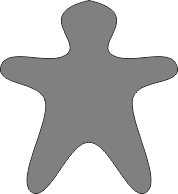
#> input picture games/people/design/src/person_grey.png, 178 x 194 px
$ python make_icons.py
#> lines starting #> are read from the running program, lines starting #| are printed output that depends on the picture
"""Draws the People gameplay icons as one sprite sheet: bga/img/icons.png.  Run:  python3 games/people/design/make_icons.py

The shapes copy the physical pieces (see pic9479451.webp and pic9479452.webp):
- 3D-shaded resin factories with sawtooth roofs and conical chimney in four player colours.
- Cute orange bulldozer truck miniature with cab, scoop blade, and tracks.
- Black curved riot police shield with viewing visor slit.
- Star-shaped grey person meeple.
- Wooden orange bitcoin token disc.
- Concrete roadblock barrier.

Sheet layout: 9 columns x 2 rows of 128 px cells.
  columns: 0 factory red, 1 blue, 2 yellow, 3 green, 4 bulldozer, 5 police shield, 6 human, 7 bitcoin, 8 roadblock
  row 0: factories carry their colour-blind shape mark (red triangle, blue square, yellow diamond, green circle)
  row 1: the same without the mark (preference 100 off); the other columns are identical in both rows
people.css addresses cells with --i (column) and --r (row).
"""
import math
from pathlib import Path

from PIL import Image, ImageDraw, ImageFilter, ImageFont

GAME = Path(__file__).resolve().parent.parent
OUT = GAME / 'bga' / 'img' / 'icons.png'
SRC_PERSON = Path(__file__).resolve().parent / 'src' / 'person_grey.png'

CELL = 128
SS = 4  # supersampling
W = CELL * SS
INK = (20, 20, 22, 255)

COLOURS = {
    'red': {'base': (216, 44, 32), 'light': (242, 92, 80), 'dark': (152, 24, 16)},
    'blue': {'base': (32, 100, 216), 'light': (82, 146, 246), 'dark': (18, 66, 160)},
    'yellow': {'base': (228, 182, 22), 'light': (250, 216, 72), 'dark': (174, 134, 8)},
    'green': {'base': (44, 142, 58), 'light': (78, 182, 92), 'dark': (26, 96, 36)},
}

ORANGE = {'base': (240, 126, 18), 'light': (255, 162, 54), 'dark': (186, 84, 8), 'chassis': (48, 46, 44)}
FONT = '/usr/share/fonts/truetype/dejavu/DejaVuSans-Bold.ttf'


def u(v):
    return v * SS


def pts(points):
    return [(u(x), u(y)) for x, y in points]


def blank():
    im = Image.new('RGBA', (W, W), (0, 0, 0, 0))
    return im, ImageDraw.Draw(im)


def mark(d, shape, cx, cy, k):
    white = (255, 255, 255, 255)
    border = (20, 20, 20, 220)
    bw = int(u(1.5))
    if shape == 'red':
        d.polygon(pts([(cx, cy - k), (cx + k, cy + k * 0.8), (cx - k, cy + k * 0.8)]), fill=white, outline=border, width=bw)
    elif shape == 'blue':
        d.rectangle([u(cx - k * 0.82), u(cy - k * 0.82), u(cx + k * 0.82), u(cy + k * 0.82)], fill=white, outline=border, width=bw)
    elif shape == 'yellow':
        d.polygon(pts([(cx, cy - k), (cx + k, cy), (cx, cy + k), (cx - k, cy)]), fill=white, outline=border, width=bw)
    else:
        d.ellipse([u(cx - k * 0.85), u(cy - k * 0.85), u(cx + k * 0.85), u(cy + k * 0.85)], fill=white, outline=border, width=bw)


def factory(colour_name, with_mark):
    """3D-shaded resin factory miniature: conical chimney on left, 3 sawtooth ridges with lit facets."""
    c = COLOURS[colour_name]
    base, light, dark = c['base'] + (255,), c['light'] + (255,), c['dark'] + (255,)
    im, d = blank()

    # 1. Base building body
    d.rectangle([u(10), u(74), u(118), u(114)], fill=base)
    # Bottom shadow on base
    d.rectangle([u(10), u(108), u(118), u(114)], fill=dark)

    # 2. Conical chimney on the left
    d.polygon(pts([(10, 76), (16, 14), (23, 14), (23, 76)]), fill=light)
    d.polygon(pts([(23, 14), (28, 14), (32, 76), (23, 76)]), fill=dark)
    d.ellipse([u(16), u(11), u(28), u(17)], fill=light, outline=dark, width=int(u(1)))

    # 3. Sawtooth roofs (3 teeth)
    teeth = [(36, 62), (62, 88), (88, 114)]
    for x0, x1 in teeth:
        # Sloped roof (light reflection)
        d.polygon(pts([(x0, 74), (x0, 42), (x1, 74)]), fill=light)
        # Vertical tooth edge/face on the left
        d.polygon(pts([(x0, 74), (x0, 42), (x0 + 4, 46), (x0 + 4, 74)]), fill=dark)
        # Ridge highlight line along slope
        d.line(pts([(x0, 42), (x1, 74)]), fill=(255, 255, 255, 120), width=int(u(1.5)))

    # Thin outline around silhouette
    d.line(pts([(10, 114), (118, 114), (118, 74)]), fill=INK, width=int(u(2.5)))
    d.line(pts([(10, 114), (10, 76)]), fill=INK, width=int(u(2.5)))

    if with_mark:
        mark(d, colour_name, 76, 94, 11)
    return im


def bulldozer():
    """Cute orange bulldozer truck miniature with cab, front scoop, and tracks."""
    im, d = blank()
    o_base = ORANGE['base'] + (255,)
    o_light = ORANGE['light'] + (255,)
    o_dark = ORANGE['dark'] + (255,)
    chassis = ORANGE['chassis'] + (255,)

    # 1. Lower chassis / tracks
    d.rounded_rectangle([u(24), u(98), u(108), u(114)], radius=u(4), fill=chassis, outline=INK, width=int(u(2)))
    # Track wheels (3 wheels)
    for cx in (38, 66, 94):
        d.ellipse([u(cx - 5), u(101), u(cx + 5), u(111)], fill=(90, 88, 86, 255))
        d.ellipse([u(cx - 2), u(104), u(cx + 2), u(108)], fill=(160, 156, 150, 255))

    # 2. Main engine body (rear)
    d.rectangle([u(60), u(68), u(106), u(98)], fill=o_base)
    d.rectangle([u(60), u(92), u(106), u(98)], fill=o_dark)
    d.line(pts([(60, 68), (106, 68)]), fill=o_light, width=int(u(2)))

    # Exhaust pipe stack on rear hood
    d.rectangle([u(96), u(50), u(100), u(68)], fill=(70, 70, 72, 255))
    d.ellipse([u(95), u(48), u(101), u(52)], fill=(120, 120, 124, 255))

    # 3. Cab (operator cabin)
    d.polygon(pts([(30, 98), (30, 48), (62, 42), (66, 98)]), fill=o_base)
    d.polygon(pts([(28, 46), (30, 48), (64, 42), (62, 40)]), fill=o_light)
    d.polygon(pts([(34, 52), (58, 47), (58, 70), (34, 70)]), fill=(42, 68, 92, 255), outline=INK, width=int(u(1.5)))
    d.polygon(pts([(36, 54), (46, 52), (40, 68), (36, 68)]), fill=(108, 160, 206, 200))

    # 4. Front scoop / blade
    d.line(pts([(40, 92), (18, 92)]), fill=(60, 60, 60, 255), width=int(u(4)))
    d.polygon(pts([(14, 114), (8, 64), (16, 60), (22, 114)]), fill=o_light)
    d.polygon(pts([(18, 114), (12, 64), (22, 60), (26, 114)]), fill=o_dark)
    d.line(pts([(8, 64), (14, 114)]), fill=INK, width=int(u(2)))
    d.line(pts([(14, 114), (26, 114)]), fill=(255, 255, 255, 180), width=int(u(2)))

    return im


def police():
    """Curved riot shield with top concave highlight and visor viewing slit."""
    im, d = blank()
    top_rim = [(24 + i * 2, 22 + 12 * math.sin(math.pi * i / 40)) for i in range(41)]
    # Left highlight side
    d.polygon(pts([(24, 108), (24, 22)] + top_rim[:20] + [(64, 34), (64, 108)]), fill=(44, 46, 50, 255))
    # Right shadow side
    d.polygon(pts([(64, 108), (64, 34)] + top_rim[20:] + [(104, 22), (104, 108)]), fill=(22, 23, 26, 255))

    # Metallic top rim highlight
    d.line(pts(top_rim), fill=(160, 164, 172, 255), width=int(u(3)))

    # Visor slit
    d.rounded_rectangle([u(40), u(46), u(88), u(58)], radius=u(3), fill=(180, 200, 218, 255), outline=INK, width=int(u(2)))
    d.line(pts([(44, 52), (72, 52)]), fill=(255, 255, 255, 180), width=int(u(2)))

    # Outer border
    d.line(pts([(24, 22), (24, 108), (104, 108), (104, 22)]), fill=INK, width=int(u(2.5)))
    return im


def human():
    """Nestor's 5-pointed star-meeple with clean outline and bevel."""
    im, _ = blank()
    src = Image.open(SRC_PERSON).convert('RGBA')
    h = u(104)
    w = round(src.width * h / src.height)
    src = src.resize((w, h), Image.LANCZOS)
    alpha = Image.new('L', (W, W), 0)
    alpha.paste(src.getchannel('A'), ((W - w) // 2, u(12)))

    im.paste(Image.new('RGBA', (W, W), (142, 146, 154, 255)), (0, 0), alpha)
    grown = alpha.filter(ImageFilter.MaxFilter(int(u(2)) * 2 + 1))
    outline_img = Image.new('RGBA', (W, W), INK)
    canvas = Image.new('RGBA', (W, W), (0, 0, 0, 0))
    canvas.paste(outline_img, (0, 0), grown)
    canvas.paste(im, (0, 0), alpha)
    return canvas


def bitcoin():
    """Warm orange wooden token disc with satin bevel and cream B."""
    im, d = blank()
    o = ORANGE['base'] + (255,)
    o_dark = ORANGE['dark'] + (255,)
    o_light = ORANGE['light'] + (255,)

    d.ellipse([u(10), u(10), u(118), u(118)], fill=o_dark)
    d.ellipse([u(12), u(10), u(116), u(114)], fill=o_light)
    d.ellipse([u(14), u(13), u(114), u(113)], fill=o)

    font = ImageFont.truetype(FONT, u(68))
    d.text((u(64), u(65)), 'B', font=font, fill=(255, 246, 230, 255), anchor='mm')
    return im


def roadblock():
    """Concrete triangular prism roadblock with 3D bevels and reflector stripes."""
    im, d = blank()
    d.polygon(pts([(12, 104), (28, 40), (100, 40), (116, 104)]), fill=(244, 244, 240, 255))
    d.polygon(pts([(26, 40), (32, 34), (96, 34), (100, 40)]), fill=(255, 255, 255, 255))
    d.polygon(pts([(12, 104), (28, 40), (26, 40), (8, 104)]), fill=(200, 200, 196, 255))
    d.polygon(pts([(100, 40), (116, 104), (120, 104), (96, 34)]), fill=(180, 180, 176, 255))
    d.rectangle([u(8), u(104), u(120), u(108)], fill=(120, 120, 118, 255))

    stripes = [(38, 52), (60, 74), (82, 96)]
    for sx0, sx1 in stripes:
        d.polygon(pts([(sx0, 96), (sx0 + 6, 48), (sx1 - 2, 48), (sx1 - 8, 96)]), fill=(216, 44, 32, 220))

    d.line(pts([(8, 104), (26, 40), (100, 40), (120, 104), (8, 104)]), fill=INK, width=int(u(2)))
    return im


def build():
    cols = [('factory', c) for c in COLOURS] + [('bulldozer', None), ('police', None), ('human', None), ('bitcoin', None), ('roadblock', None)]
    sheet = Image.new('RGBA', (CELL * len(cols), CELL * 2), (0, 0, 0, 0))
#> sheet: PIL image 1152x256 RGBA; every value is 0
    fns = {'bulldozer': bulldozer, 'police': police, 'human': human, 'bitcoin': bitcoin, 'roadblock': roadblock}
    for row in (0, 1):
        for i, (kind, colour) in enumerate(cols):
            big = factory(colour, row == 0) if kind == 'factory' else fns[kind]()
            sheet.paste(big.resize((CELL, CELL), Image.LANCZOS), (i * CELL, row * CELL))
#> this loop made 2 passes
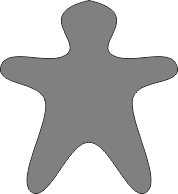
#> input picture games/people/design/src/person_grey.png, 178 x 194 px
#> pass 1, in human, `src = src.resize((w, h), Image.LANCZOS)`:
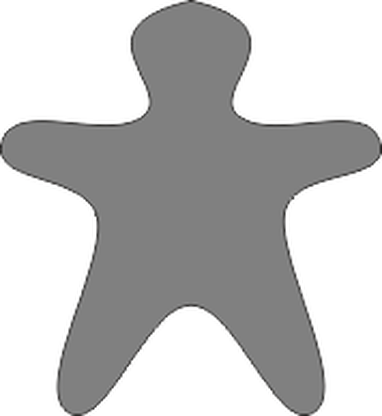
#> src: PIL image 382x416 RGBA; mean R, G, B, A 59.2, 59.1, 59.1, 118.3; transparent parts drawn white
#> pass 1, in human, `grown = alpha.filter(ImageFilter.MaxFilter(int(u(2)) * 2 + 1))`:
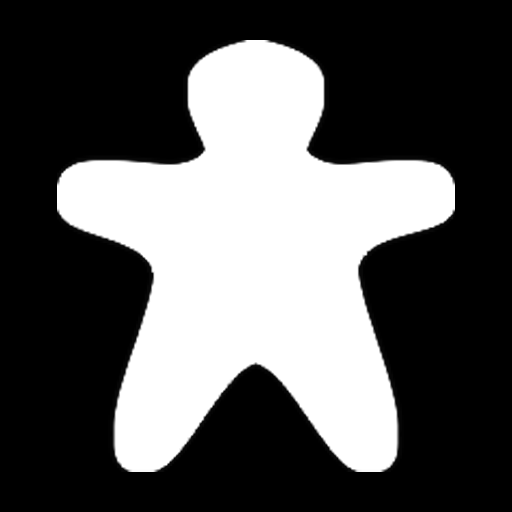
#> grown: PIL image 512x512 L; min 0, max 255, mean 88.1
#> after the loop:
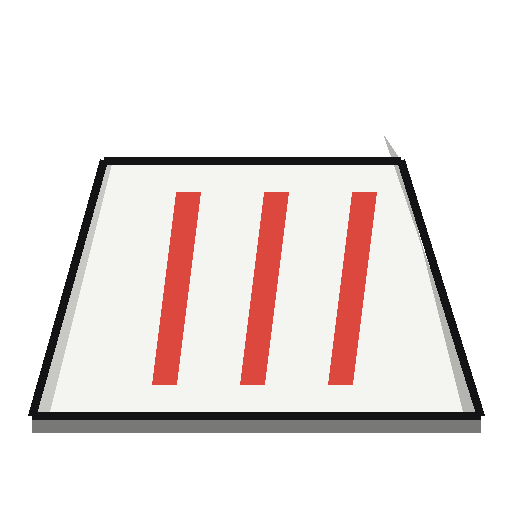
#> big: PIL image 512x512 RGBA; mean R, G, B, A 90.5, 81.1, 79.3, 106.9; transparent parts drawn white
#> after the loop:
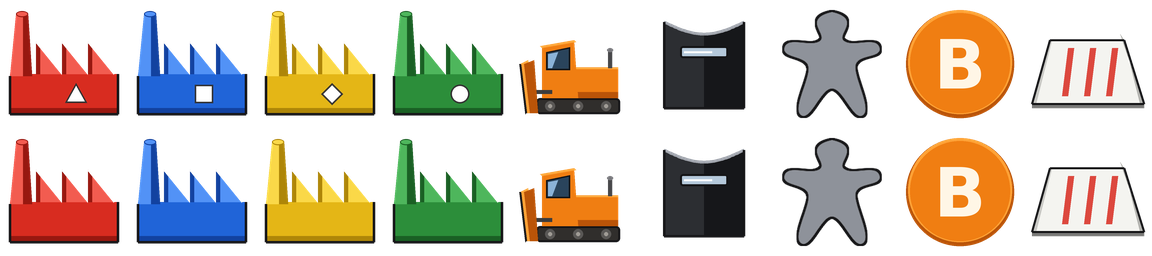
#> sheet: PIL image 1152x256 RGBA; mean R, G, B, A 65.9, 54.2, 40.1, 105.7; transparent parts drawn white
    OUT.parent.mkdir(parents=True, exist_ok=True)
    sheet.save(OUT, optimize=True)
    return sheet


if __name__ == '__main__':
    s = build()
#> (the run stopped early here; a loop or call above may not have finished)
